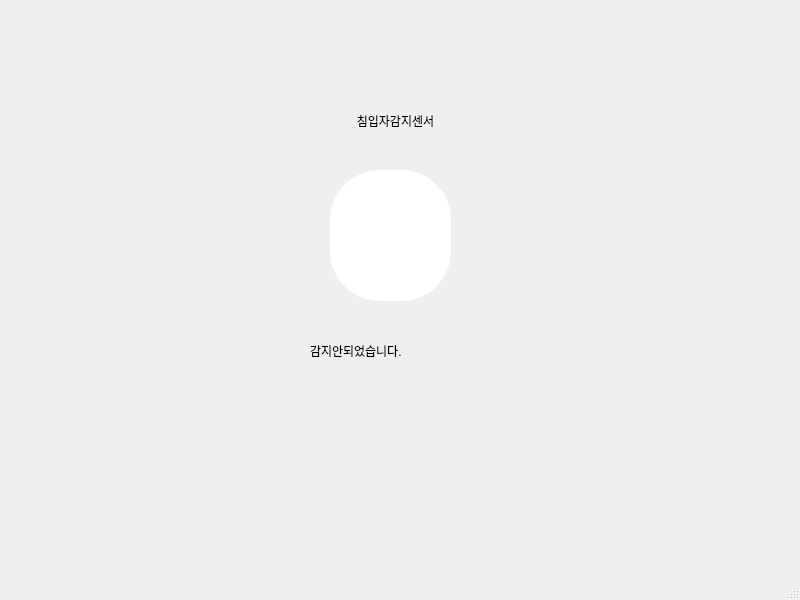
<?xml version="1.0" encoding="UTF-8"?>
<ui version="4.0">
 <class>MainWindow</class>
 <widget class="QMainWindow" name="MainWindow">
  <property name="geometry">
   <rect>
    <x>0</x>
    <y>0</y>
    <width>800</width>
    <height>600</height>
   </rect>
  </property>
  <property name="windowTitle">
   <string>MainWindow</string>
  </property>
  <widget class="QWidget" name="centralwidget">
   <widget class="QLabel" name="color">
    <property name="geometry">
     <rect>
      <x>330</x>
      <y>170</y>
      <width>121</width>
      <height>131</height>
     </rect>
    </property>
    <property name="styleSheet">
     <string notr="true">background-color: rgb(255, 255, 255);
border-radius :50%;</string>
    </property>
    <property name="text">
     <string/>
    </property>
   </widget>
   <widget class="QLabel" name="title">
    <property name="geometry">
     <rect>
      <x>210</x>
      <y>80</y>
      <width>371</width>
      <height>81</height>
     </rect>
    </property>
    <property name="styleSheet">
     <string notr="true">font: 75 18pt &quot;Agency FB&quot;;</string>
    </property>
    <property name="text">
     <string>침입자감지센서</string>
    </property>
    <property name="alignment">
     <set>Qt::AlignCenter</set>
    </property>
   </widget>
   <widget class="QLabel" name="label">
    <property name="geometry">
     <rect>
      <x>310</x>
      <y>320</y>
      <width>181</width>
      <height>61</height>
     </rect>
    </property>
    <property name="styleSheet">
     <string notr="true">font: 12pt &quot;Agency FB&quot;;</string>
    </property>
    <property name="text">
     <string>감지안되었습니다.</string>
    </property>
   </widget>
  </widget>
  <widget class="QMenuBar" name="menubar">
   <property name="geometry">
    <rect>
     <x>0</x>
     <y>0</y>
     <width>800</width>
     <height>26</height>
    </rect>
   </property>
  </widget>
  <widget class="QStatusBar" name="statusbar"/>
 </widget>
 <resources/>
 <connections/>
</ui>
